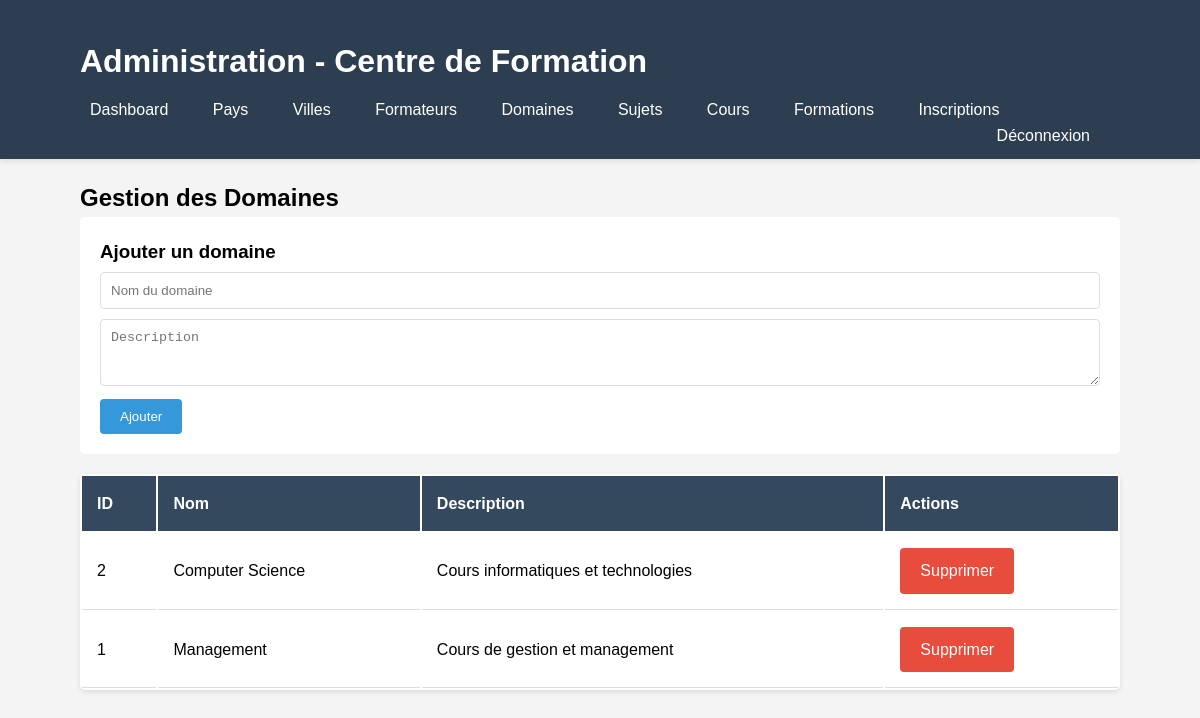
/admin/gestion_domaines.php (signed in), run on the app's committed database.
### tables this page shows
CREATE TABLE `domaines` (
  `id` int(11) NOT NULL,
  `name` varchar(100) NOT NULL,
  `description` text DEFAULT NULL
);

### admin/gestion_domaines.php (the view, shortened to what this page needs)
<?php
include '../includes/connection.php';
?>
<!DOCTYPE html>
<html>
<head>
    <link rel="stylesheet" href="../css/style.css">
</head>
<body>
    <?php include 'includes/admin_header.php'; ?>
    <div class="container">
        <h2>Gestion des Domaines</h2>
        <form method="POST" class="admin-form">
            <h3>Ajouter un domaine</h3>
            <input type="text" name="name" placeholder="Nom du domaine" required>
            <textarea name="description" placeholder="Description" rows="3"></textarea>
            <button type="submit" name="add" class="btn">Ajouter</button>
        </form>
        <table class="admin-table">
            <thead>
                <tr>
                    <th>ID</th>
                    <th>Nom</th>
                    <th>Description</th>
                    <th>Actions</th>
                </tr>
            </thead>
            <tbody>
                <?php
                $query = $bdd->query("SELECT * FROM domaines ORDER BY name");
                while($domaine = $query->fetch()) {
                    echo "<tr>";
                    echo "<td>".$domaine['id']."</td>";
                    echo "<td>".$domaine['name']."</td>";
                    echo "<td>".$domaine['description']."</td>";
                    echo "<td>";
                    echo "<a href='gestion_domaines.php?delete=".$domaine['id']."' onclick='return confirm(\"Êtes-vous sûr?\")' class='btn btn-danger'>Supprimer</a>";
                    echo "</td>";
                    echo "</tr>";
                }
                ?>
            </tbody>
        </table>
    </div>
</body>
</html>

### css/style.css (style rules this page uses)
* { margin: 0; padding: 0; box-sizing: border-box; }
body { font-family: Arial, sans-serif; background-color: #f4f4f4; line-height: 1.6; }
.container { width: 90%; max-width: 1200px; margin: 0 auto; padding: 20px; }
form input, form select, form textarea { width: 100%; padding: 10px; margin: 5px 0; border: 1px solid #ddd; border-radius: 4px; }
.btn { background-color: #3498db; color: white; padding: 10px 20px; border: none; border-radius: 4px; cursor: pointer; text-decoration: none; display: inline-block; transition: background 0.3s; }
.btn-danger { background-color: #e74c3c; }
.admin-form { background: white; padding: 20px; border-radius: 5px; margin-bottom: 20px; }
.admin-table { width: 100%; background: white; border-radius: 5px; overflow: hidden; box-shadow: 0 2px 5px rgba(0,0,0,0.1); }
.admin-table th { background-color: #34495e; color: white; padding: 15px; text-align: left; }
.admin-table td { padding: 15px; border-bottom: 1px solid #ddd; }

### data on the page
domaines: id "2", name "Computer Science", description "Cours informatiques et technologies"
domaines: id "1", name "Management", description "Cours de gestion et management"
